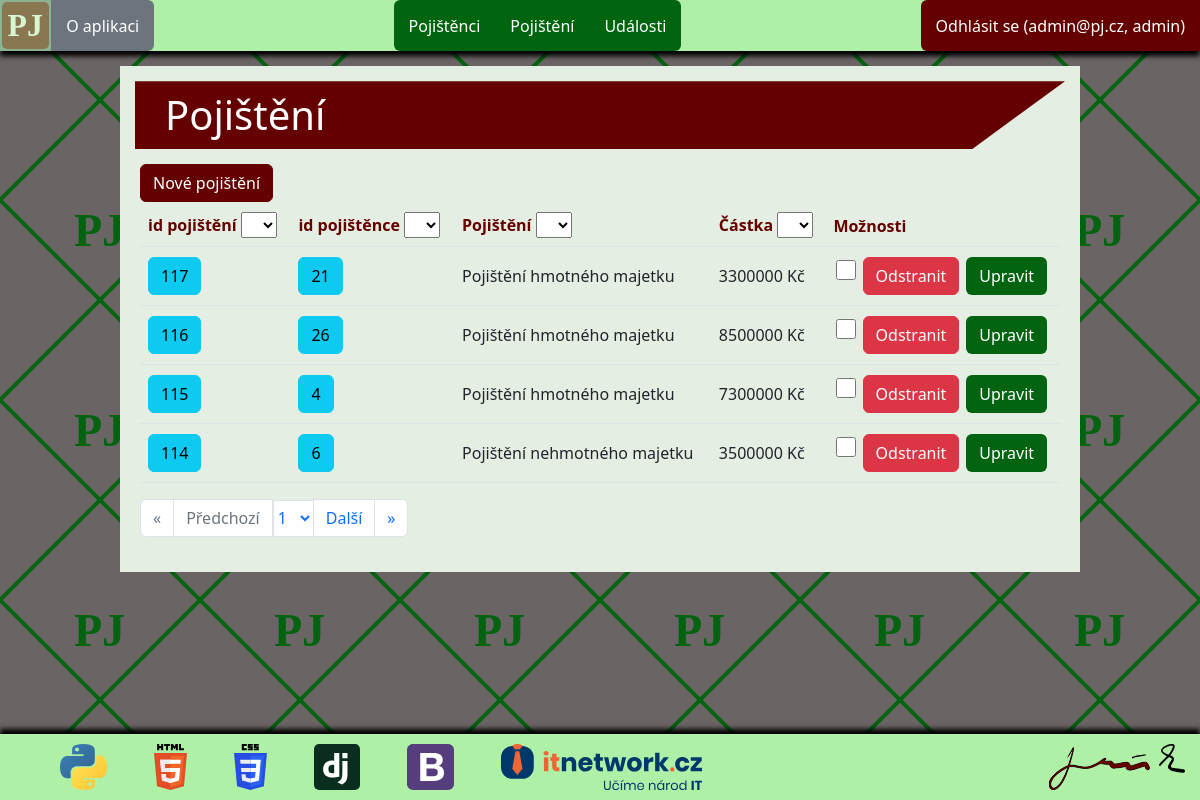
Screenshot of /evidence_pojisteni/pojisteni_index/-id (signed in) with the database file from the repository.
### evidence_pojisteni/models.py (models this page shows, shortened)
class Uzivatel(AbstractBaseUser):
    email = models.EmailField(
        max_length=255, unique=True
    )
    je_admin = models.BooleanField(
        default=False
    )
    pojistenec = models.OneToOneField(
        to=Pojistenec, on_delete=models.CASCADE, null=True,
        verbose_name="Pojištěnec", blank=True
    )
    class Meta:
        verbose_name = "Uživatel"
        verbose_name_plural = "Uživatelé"
    objects = UzivatelManager()
    USERNAME_FIELD = "email"

class Pojisteni(models.Model):
    pojistenec = models.ForeignKey(
        to=Pojistenec, on_delete=models.CASCADE,
        verbose_name="Pojištěnec"
    )
    typ = models.ForeignKey(
        to=Typ_pojisteni, on_delete=models.SET_DEFAULT,
        default="Nezařazeno", verbose_name="Typ pojištění"
    )
    castka = models.PositiveBigIntegerField(
        verbose_name="Částka (Kč)"
    )
    predmet = models.CharField(
        max_length=255, verbose_name="Předmět pojištění"
    )
    platnost_od = models.DateField(
        verbose_name="Platnot od"
    )
    platnost_do = models.DateField(
        verbose_name="Platnot do"
    )
    class Meta:
        verbose_name = "Pojištění"
        verbose_name_plural = "Pojištění"

class Pojistenec(models.Model):
    jmeno = models.CharField(
        max_length=50, verbose_name='Jméno'
    )
    prijmeni = models.CharField(
        max_length=50, verbose_name='Příjmení'
    )
    ulice = models.CharField(
        max_length=255, verbose_name='Ulice a číslo popisné'
    )
    mesto = models.CharField(
        max_length=255, verbose_name='Město'
    )
    psc = models.CharField(
        max_length=20, verbose_name='PSČ'
    )
    email = models.EmailField(
        max_length=255, verbose_name='Email', unique=True
    )
    telefon = models.CharField(
        max_length=50, verbose_name='Telefon', blank=True
    )
    fotografie = models.ImageField(
        upload_to='images', blank=True
    )
    class Meta:
        verbose_name = 'Pojištěnec'
        verbose_name_plural = 'Pojištěnci'

class Typ_pojisteni(models.Model):
    typ = models.CharField(
        max_length=255, verbose_name="Typ", primary_key=True
    )
    class Meta:
        verbose_name = "Typ pojištění"
        verbose_name_plural = "Typy pojištění"

### evidence_pojisteni/views.py (the view, shortened to what this page needs)
class Pojisteni_index(generic.ListView):
    adresa_stranky = 'evidence_pojisteni/pojisteni_index.html'
    adresy_presmerovani = ['pojisteni_index']
    def get(self, request, seradit_podle):
        if request.user.is_authenticated:
            if request.user.je_admin or request.user.pojistenec:
                slovnik_k_odeslani = {
                    'adresy_presmerovani': self.adresy_presmerovani
                }
                return zobraz_stranku(
                    request, self.adresa_stranky, slovnik_k_odeslani,
                    'seradit_pojisteni_index', seradit_podle, Pojisteni
                )
        return redirect('index')

### evidence_pojisteni/views.py (called while the page is built)
def strankuj(
        request: object, objekty_na_stranku: dict, pocet_objektu_celkem: int,
        pocet_objektu_na_stranku: int
        ) -> object:
    strankovac = Paginator(objekty_na_stranku, pocet_objektu_na_stranku)
    strankovac.count = pocet_objektu_celkem
    cislo_stranky = request.GET.get('page')
    if not cislo_stranky:
        cislo_stranky = 1
    stranka_obj = Page(objekty_na_stranku, int(cislo_stranky), strankovac)
    return stranka_obj

### evidence_pojisteni/templates/evidence_pojisteni/pojisteni_index.html (shortened to what this page needs)
<!DOCTYPE html>
<html lang="cs">
  <head>
  </head>
  <body>
    {% extends 'sablona.html' %}
    {% block content %}
      <header class="sablona__section__header">
        <h1>Pojištění</h1>
      </header>
      <section class="sablona__section__section">
        {% if user.je_admin %}
          <a
              href="{% url 'nove_pojisteni' adresy_presmerovani None %}"
              class="btn btn-primary section__tlacitko">
            Nové pojištění
          </a>
        {% endif %}
        <div class="table-responsive">
          <table class="table">
            <thead>
              <tr>
                <th scope="col">
                  <form method="POST">
                    id pojištění
                    <select onchange="this.form.submit()" name="seradit">
                      <option value=""></option>
                      <option
                          value="id"
                          >
                      </option>
                    </select>
                  </form>
                </th>
                <th scope="col">
                  <form method="POST">
                    id pojištěnce
                    <select onchange="this.form.submit()" name="seradit">
                      <option value=""></option>
                      <option
                          value="pojistenec_id"
                          >
                      </option>
                    </select>
                  </form>
                </th>
                <th scope="col">
                  <form method="POST">
                    Pojištění
                    <select onchange="this.form.submit()" name="seradit">
                      <option value=""></option>
                      <option
                          value="typ_id"
                          >
                      </option>
                    </select>
                  </form>
                </th>
                <th scope="col">
                  <form method="POST">
                    Částka
                    <select onchange="this.form.submit()" name="seradit">
                      <option value=""></option>
                      <option
                          value="castka"
                          >
                      </option>
                    </select>
                  </form>
                </th>
                {% if user.je_admin %}
                  <th scope="col">Možnosti</th>
                {% endif %}
              </tr>
            </thead>
            <tbody>
              {% for pojisteni in stranka_obj %}
                <tr>
                  <td>
                    <form method="POST">
                      <button
                          name="detail_pojisteni"
                          value="{{ pojisteni.pk }}"
                          class="btn btn-info section__tlacitko">
                        {{ pojisteni.id }}
                      </button>
                    </form>
                  </td>
                  <td>
                    <form method="POST">
                      <button
                          name="detail_pojistence"
                          value="{{ pojisteni.pojistenec.pk }}"
                          class="btn btn-info section__tlacitko">
                        {{ pojisteni.pojistenec.id }}
                      </button>
                    </form>
                  </td>
                  <td>{{ pojisteni.typ.typ }}  </td>
                  <td>{{ pojisteni.castka }} Kč</td>
                  {% if user.je_admin %}
                    <td>
                      <form method="POST">
                        <div class="tlacitka_mezery">
                          <div>
                            <input
                                type="checkbox"
                                class="odstranit_potvrzeni"
                                name="odstranit_potvrzeni"
                            >
                            <button
                                name="odstranit"
                                value="{{ pojisteni.pk }}"
                                class="btn btn-danger section__tlacitko">
                              Odstranit
                            </button>
                          </div>
                          <button
                              name="upravit_pojisteni"
                              value="{{ pojisteni.pk }}"
                              class="btn btn-zelene section__tlacitko">
                            Upravit
                          </button>
                        </div>
                      </form>
                    </td>
                  {% endif %}
                </tr>
              {% endfor %}
            </tbody>
          </table>
        </div>
        {% include 'strankovani.html' %}
      </section>
    {% endblock %}

### evidence_pojisteni/templates/sablona.html (shortened to what this page needs)
<!DOCTYPE html>
<html lang="cs">
  <head>
    {% load static %}
    {% load na_seznam %}
    <link rel="stylesheet" href="{% static 'css/style_e.css' %}" />
    <link rel="stylesheet" href="{% static 'css/bootstrap.min.css' %}" />
  </head>
  <body class="body">
    <div>
      <header class="sablona__header">
        <nav id="menu">
          <div id="menu__logo">
            <a href="{% url 'index' %}"id="menu__logo__odkaz">
              <img
                src="{% static 'evidence_pojisteni/logoM_3.svg' %}"
                alt="Malé logo"
                id="menu__logo__obrazek"
              />
            </a>
            <a
                href="{% url 'o_aplikaci' %}"
                class="menu__tlacitko menu__tlacitko--sede
                        menu__tlacitko--krajni--prave">
              O&nbsp;aplikaci
            </a>
          </div>
          <div id="menu__evidence">
            {% if user.je_admin %}
              <a
                  href="{% url 'pojistenci_index' '-id' %}"
                  class="menu__tlacitko menu__tlacitko--zelene
                          menu__tlacitko--krajni--leve">
                Pojištěnci
              </a>
            {% endif %}
            {% if user.je_admin or user.pojistenec %}
              <a
                  href="{% url 'pojisteni_index' '-id' %}"
                  class="menu__tlacitko menu__tlacitko--zelene">
                Pojištění
              </a>
            {% endif %}
            {% if user.je_admin or user.pojistenec %}
              <a
                  href="{% url 'udalosti_index' '-id' %}"
                  class="menu__tlacitko menu__tlacitko--zelene
                          menu__tlacitko--krajni--prave">
                Události
              </a>
            {% endif %}
          </div>
          <div id="menu__uzivatel">
            {% if user.is_authenticated %}
              <a
                  href="{% url 'odhlasit_uzivatele' %}"
                  class="menu__tlacitko menu__tlacitko--vinove
                          menu__tlacitko--krajni--leve
                          menu__tlacitko__uzivatel">
                Odhlásit se ({{ user.email }},
                {% if user.je_admin %}
                    admin)
                {% elif user.pojistenec %}
                    pojištěnec)
                {% else %}
                    práva nepřiřazena)
                {% endif %}
              </a>
            {% endif %}
          </div>
        </nav>
      </header>
      <section class="sablona__section">
        {% block content %}
        {% endblock %}
      </section>
    </div>
    <footer class="sablona__footer">
      <div id='paticka'>
        <div id='paticka__loga'>
          <a
              href="https://www.python.org/"
              class="paticka__loga__odkaz">
            <img
                src="{% static 'evidence_pojisteni/python.svg' %}"
                alt="Python"
                class="paticka__loga__obrazek"
            />
          </a>
          <a
              href="https://www.w3.org/html/"
              class="paticka__loga__odkaz">
            <img
                src="{% static 'evidence_pojisteni/html.svg' %}"
                alt="HTML"
                class="paticka__loga__obrazek"
            />
          </a>
          <a
              href="https://www.w3.org/Style/CSS/"
              class="paticka__loga__odkaz">
            <img
                src="{% static 'evidence_pojisteni/css.svg' %}"
                alt="CSS"
                class="paticka__loga__obrazek"
            />
          </a>
          <a
              href="https://www.djangoproject.com/"
              class="paticka__loga__odkaz">
            <img
                src="{% static 'evidence_pojisteni/django.svg' %}"
                alt="Django"
                class="paticka__loga__obrazek"
            />
          </a>
          <a
              href="https://getbootstrap.com/"
              class="paticka__loga__odkaz">
            <img
                src="{% static 'evidence_pojisteni/bootstrap.svg' %}"
                alt="Bootstrap"
                class="paticka__loga__obrazek"
            />
          </a>
          <a
              href="https://www.itnetwork.cz/"
              class="paticka__loga__odkaz">
            <img
                src="{% static 'evidence_pojisteni/itnetwork.svg' %}"
                alt="Itnetwork"
                class="paticka__loga__obrazek"
            />
          </a>
        </div>
        <div id="paticka__podpis">
          <img
              src="{% static 'evidence_pojisteni/podpis3.svg' %}"
              alt="Podpis"
              id="paticka__podpis__obrazek"
              class=""
          />
        </div>
      </div>
    </footer>
  </body>
</html>

### evidence_pojisteni/static/css/style_e.css (style rules this page uses)
html { font-size: 0.9rem; }
.body { background-color: rgb(107, 100, 100); display: flex; flex-direction: column; justify-content: space-between; box-sizing: border-box; min-height: 100vh; }
.sablona__header { display: flex; flex-direction: column; }
#menu { z-index: 10; height: max-content; background: rgb(175, 240, 167); display: flex; flex-direction: column; align-items: center; box-shadow: black 0px 5px 5px; }
.menu__tlacitko { color: white; text-decoration: none; margin: 0px; padding: 0 15px; height: 3.2rem; display: flex; justify-content: center; align-items: center; flex-grow: 1; }
.menu__tlacitko--zelene { background: #00630ffd; }
.menu__tlacitko--sede { background: #6c757d; }
.menu__tlacitko--vinove { background: rgb(100, 0, 0); }
#menu__logo { width: 100%; display:flex; justify-content: space-evenly; flex-wrap: wrap; }
#menu__logo__odkaz { height: 3.2rem; background: #6c757d; }
#menu__logo__obrazek { height: inherit; border: 2px solid #6c757d; }
#menu__evidence { width: 100%; display:flex; justify-content: space-evenly; flex-wrap: wrap; }
#menu__uzivatel { order: -1; width: 100%; display:flex; justify-content:space-evenly; flex-wrap: wrap; }
.sablona__section { max-width: 960px; background: rgb(229, 238, 227); }
.sablona__section__section { padding: 5px 5px; }
h1, h2, th, strong, b { color: #640000ff; }
h1 { color: white; background:#640000ff; clip-path: polygon(0 0, 100% 0%, 90% 100%, 0% 100%); padding: 10px 30px; }
.section__tlacitko { margin: 2px 0px; }
.tlacitka_mezery { display: flex; flex-wrap: wrap; justify-content: space-evenly; }
.tlacitka_mezery .section__tlacitko { margin: 2px 2px; }
.sablona__footer { box-shadow: black 0px -5px 5px; background: rgb(175, 240, 167); }
#paticka { padding: 10px 5px; margin: 0px auto; display: flex; flex-wrap: wrap; justify-content: space-around; }
#paticka__loga { display: flex; align-items: flex-start; justify-content: space-evenly; flex-wrap: wrap; flex-grow: 1; }
.paticka__loga__obrazek { height: 2.9rem; margin: 2px 2px; }
#paticka__podpis { display: flex; justify-content: flex-end; flex-grow: 1; }
#paticka__podpis__obrazek { height: 2.9rem; margin: 2px 0px; }
td { vertical-align: middle; }
.odstranit_potvrzeni { width: 20px; height: 20px; }
@media (min-width: 960px) { html { font-size: 1rem; } }
@media (min-width: 960px) { #menu { flex-direction: row; justify-content: space-between; flex-wrap: wrap; } }
@media (min-width: 960px) { #menu__logo { width:max-content; } }
@media (min-width: 960px) { #menu__evidence { width:max-content; } }
@media (min-width: 960px) { #menu__uzivatel { width: max-content; order: 0; } }
@media (min-width: 960px) { .menu__tlacitko--krajni--prave { border-radius: 0px 6px 6px 0px; } }
@media (min-width: 960px) { .menu__tlacitko--krajni--leve { border-radius: 6px 0px 0px 6px; } }
@media (min-width: 960px) { .sablona__section { width: 960px; margin: 15px auto; padding: 15px; } }
@media (min-width: 960px) { #paticka { padding: 8px 15px; justify-content: space-between; } }

### rows the page displays
Uzivatel: email "admin@pj.cz"
Pojisteni: id "117", pojistenec.id "21", typ.typ "Pojištění hmotného majetku", castka "3300000"
Pojisteni: id "116", pojistenec.id "26", typ.typ "Pojištění hmotného majetku", castka "8500000"
Pojisteni: id "115", pojistenec.id "4", typ.typ "Pojištění hmotného majetku", castka "7300000"
Pojisteni: id "114", pojistenec.id "6", typ.typ "Pojištění nehmotného majetku", castka "3500000"

### other values shown
form field stranky "1"
